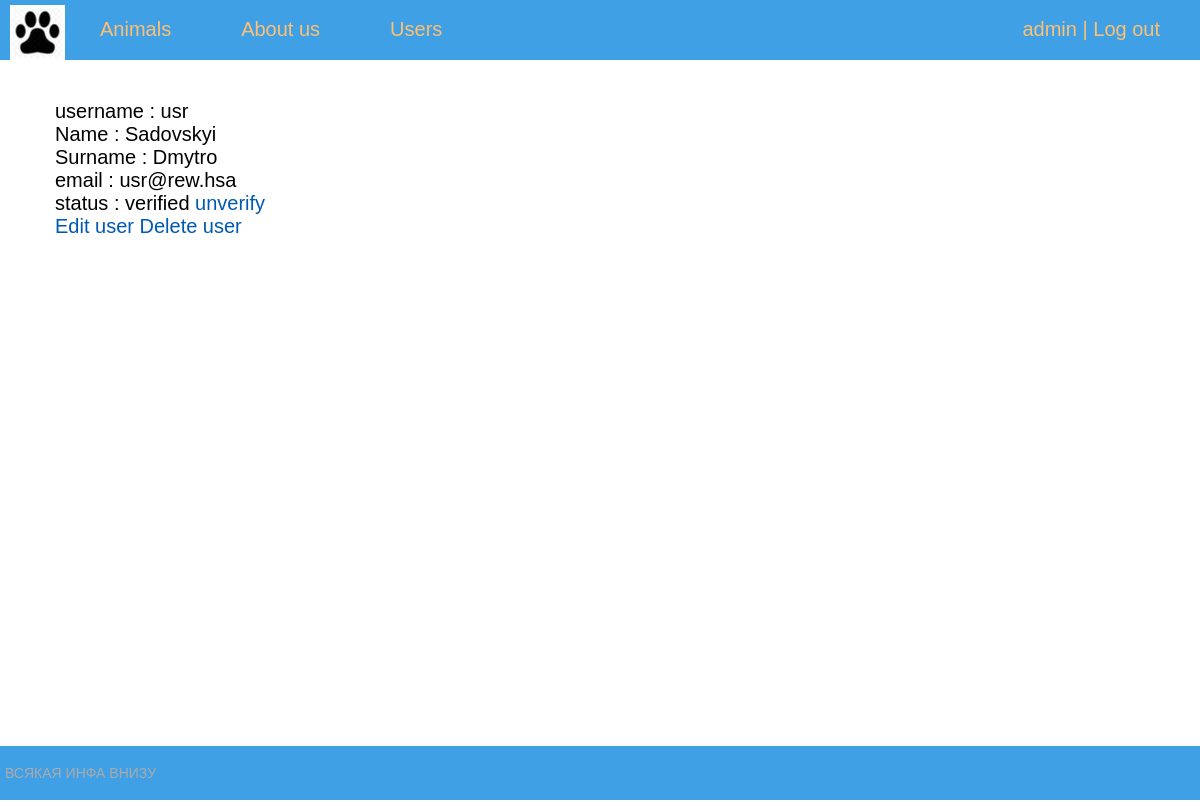
Before: /user/usr/ (signed in) with the older database file.
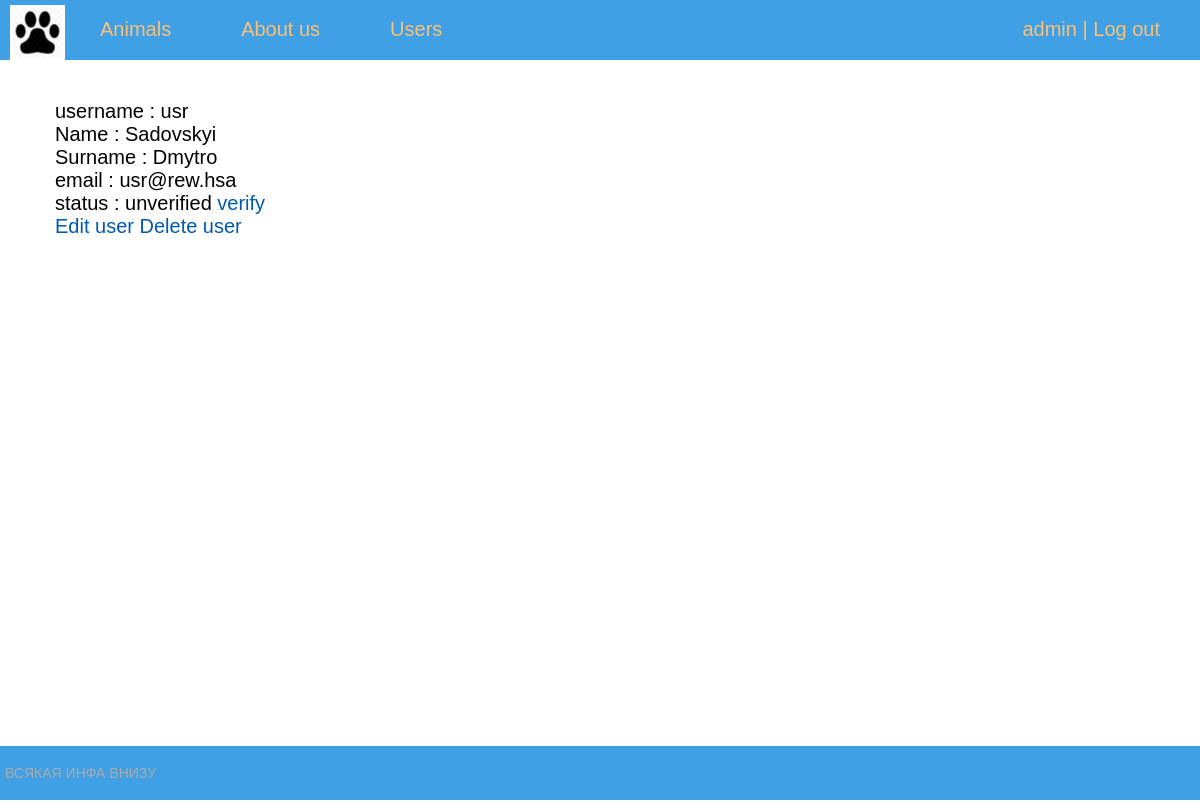
After: the same page with the newer database file.
### shelter/models.py (models this page shows, shortened)
class Account(AbstractBaseUser):
    email = models.EmailField(verbose_name="email", max_length=60, unique=True)
    username = models.CharField(max_length=30, unique=True)
    date_joined = models.DateTimeField(verbose_name='date joined', auto_now_add=True)
    last_login = models.DateTimeField(verbose_name='last login', auto_now=True)
    is_admin = models.BooleanField(default=False)
    is_active = models.BooleanField(default=True)
    is_staff = models.BooleanField(default=False)
    is_superuser = models.BooleanField(default=False)
    position = models.CharField(max_length=10, default="unverified")
    name = models.CharField(max_length=15, default="")
    surname = models.CharField(max_length=15, default="")
    deleted = models.BooleanField(default=False)
    USERNAME_FIELD = 'username'
    objects = MyAccountManager()

### shelter/views.py (the view)
# urls.py: path('user/<username>/', ShowUserPage.as_view(), name='show_user'),
@method_decorator(login_required, name='dispatch')
class ShowUserPage(UserPassesTestMixin, DetailView):
    model = Account
    template_name = 'shelter/userpage.html'
    context_object_name = 'account'
    slug_field = 'username'
    slug_url_kwarg = 'username'
    def get(self, request, *args, **kwargs):
        to_verify = request.GET.get('verify', '')
        to_delete = request.GET.get('delete', '')
        edit_user = Account.objects.get(username=self.kwargs['username'])
        if to_verify != '':
            if edit_user.position == 'unverified' and to_verify == '1':
                edit_user.position = 'verified'
                edit_user.save()
            elif edit_user.position == 'verified' and to_verify == '0':
                unverify_user(edit_user.pk)
        if to_delete == '1':
            delete_user(edit_user.pk)
        self.object = self.get_object()
        context = self.get_context_data(object=self.object)
        return self.render_to_response(context)
    def test_func(self):
        if self.request.user.position == "employee" or self.request.user.position == "admin":
            return True
        return False
    def get_context_data(self, *, object_list=None, **kwargs):
        context = super().get_context_data(**kwargs)
        context['title'] = "User page"
        context['menu'] = menu
        return context

### shelter/templates/shelter/userpage.html
{% extends 'shelter/base.html' %}
{% block content %}
    username : {{account.username}}<br>
    Name     : {{account.name}}<br>
    Surname  : {{account.surname}}<br>
    email    : {{account.email}}<br>
    status   : {{account.position}}
    {% if account.position == "verified" %}
        <a href="{% url 'show_user' account.username %}?verify=0">unverify</a>
    {% elif  account.position == "unverified" %}
        <a href="{% url 'show_user' account.username %}?verify=1">verify</a>
    {% endif %}
    <br>
    {% if user.position == "admin" %}
        <a href="{% url 'user_edit' account.username %}">Edit user</a>
        <a href="{% url 'show_user' account.username %}?delete=1">Delete user</a>
    {% endif %}
{% endblock %}

Changed rows visible on the page:
changed Account "usr": position "verified" → "unverified"
Other visible differences:
text no longer shown: "unverify"
text now shown: "verify"
